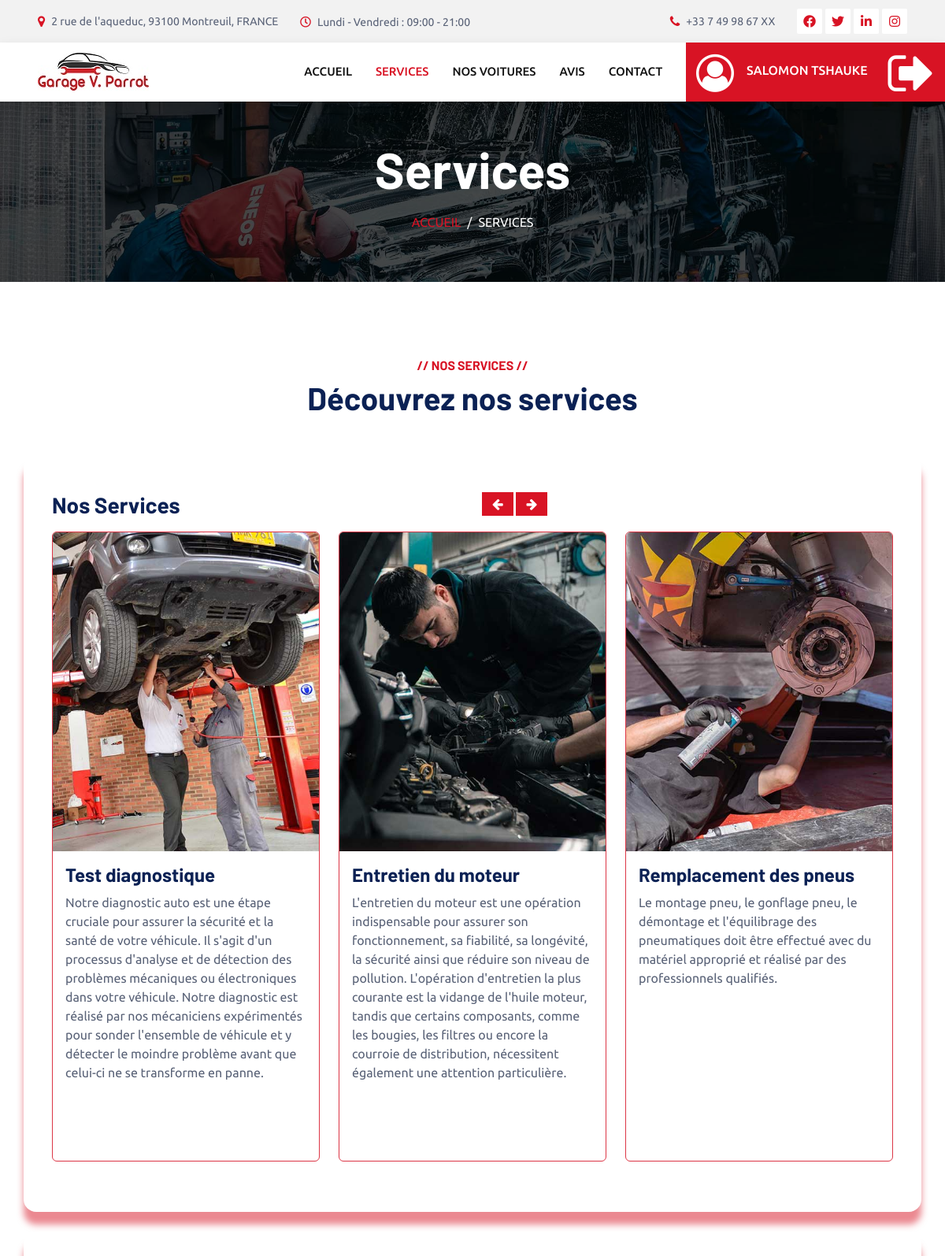
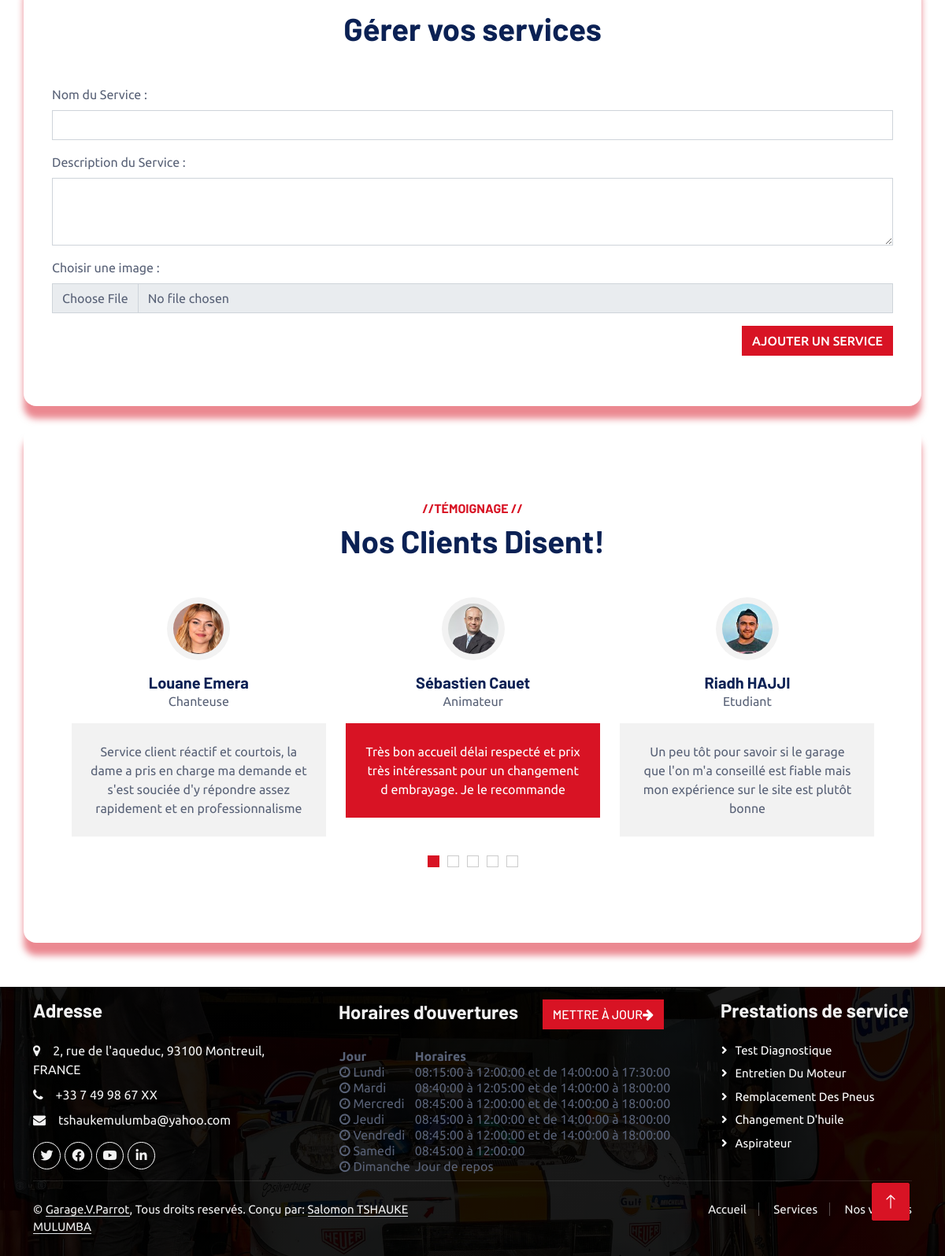
The app's page /pages/service.php (signed in) with its own data (2 pictures, top to bottom).
### tables this page shows
CREATE TABLE services (
  id_service int NOT NULL AUTO_INCREMENT,
  nom_service varchar(100) NOT NULL,
  description_service text,
  image_service varchar(100) DEFAULT NULL,
  PRIMARY KEY (id_service));

CREATE TABLE avis (
  id_avis int NOT NULL AUTO_INCREMENT,
  nom_avis varchar(100) NOT NULL,
  email_avis varchar(100) DEFAULT NULL,
  profession_avis varchar(45) DEFAULT NULL,
  message_avis text,
  note_avis int DEFAULT NULL,
  image_avis varchar(100) DEFAULT NULL,
  date_avis datetime DEFAULT NULL,
  valider_avis tinyint DEFAULT NULL,
  PRIMARY KEY (id_avis));

CREATE TABLE horairesgarage (
  horaire_id int NOT NULL AUTO_INCREMENT,
  jour_id int DEFAULT NULL,
  premiere_seance_ouverture time NOT NULL,
  premiere_seance_fermeture time NOT NULL,
  deuxieme_seance_ouverture time NOT NULL,
  deuxieme_seance_fermeture time NOT NULL,
  PRIMARY KEY (horaire_id),
  KEY jour_id (jour_id));

CREATE TABLE jourssemaine (
  jour_id int NOT NULL AUTO_INCREMENT,
  nom_jour varchar(20) NOT NULL,
  date_ferie date DEFAULT NULL,
  PRIMARY KEY (jour_id));

### pages/charger_service.php (called while the page is built, shortened)
<?php
require_once '../connexion/connexion.php';
	$statement=$pdo->prepare("select * from services");
	$statement->execute();
	$row = $statement->fetchAll(PDO::FETCH_ASSOC);
?>

### pages/service.php (the view, shortened to what this page needs)
<link href="https://stackpath.bootstrapcdn.com/bootstrap/5.0.0-alpha1/css/bootstrap.min.css" rel="stylesheet">
<?php
require_once '../pages-parametres/header.php';
?>
<div class="container-fluid page-header mb-5 p-0" style="background-image: url(img/carousel-bg-2.jpg);">
    <div class="container-fluid page-header-inner py-5">
        <div class="container text-center">
            <h1 class="display-3 text-white mb-3 animated slideInDown">Services</h1>
            <nav aria-label="breadcrumb">
                <ol class="breadcrumb justify-content-center text-uppercase">
                    <li class="breadcrumb-item"><a href="../index.php">Accueil</a></li>
                    <li class="breadcrumb-item text-white active" aria-current="page">Services</li>
                </ol>
            </nav>
        </div>
    </div>
</div>
<div class="container-xxl service py-5">
    <div class="container">
        <div class="text-center wow fadeInUp" data-wow-delay="0.1s">
            <h6 class="text-primary text-uppercase">// Nos Services //</h6>
            <h1 class="mb-5">Découvrez nos services</h1>
        </div>
        <div class="row g-4 wow fadeInUp ml-5" data-wow-delay="0.3s" style="justify-content: center;">
            <?php
            require_once 'charger_service.php';
            ?>
            <section class="pt-5 pb-5" style="border-radius: 1rem;box-shadow: 0px 1rem 0.5rem rgba(216, 19, 36, 0.5);">
                <div class="container">
                    <div class="row">
                        <div class="col-6">
                            <h3 class="mb-3">Nos Services </h3>
                        </div>
                        <div class="col-6 text-right">
                            <a class="btn btn-primary mb-3 mr-1" href="#nos_services" role="button" data-slide="prev">
                                <i class="fa fa-arrow-left"></i>
                            </a>
                            <a class="btn btn-primary mb-3 " href="#nos_services" role="button" data-slide="next">
                                <i class="fa fa-arrow-right"></i>
                            </a>
                        </div>
                        <div class="col-12">
                            <div id="nos_services" class="carousel slide" data-ride="carousel">
                                <div class="carousel-inner">
                                    <?php
                                    $rowCount = 0;
                                    foreach ($row as $service) {
                                        if ($rowCount % 3 == 0) {
                                            $activeClass = ($rowCount == 0) ? 'active' : '';
                                            echo '<div class="carousel-item ' . $activeClass . '"><div class="row">';
                                        }
                                    ?>
                                        <div class="col-md-4 mb-3">
                                            <div class="card border-danger" style="max-height: 800px;min-height: 800px; overflow: hidden;border-radius:6px;">
                                                <img class="img-fluid" alt="100%x280" src="../img/<?php echo $service['image_service']; ?>">
                                                <div class="card-body">
                                                    <h4 class="card-title"><?php echo $service['nom_service']; ?></h4>
                                                    <p class="card-text" style="overflow: hidden; text-overflow: ellipsis;"><?php echo $service['description_service']; ?></p>
                                                </div>
                                            </div>
                                        </div>
                                    <?php
                                        if ($rowCount % 3 == 2 || $rowCount == count($row) - 1) {
                                            echo '</div></div>';
                                        }
                                        $rowCount++;
                                    }
                                    ?>
                                </div>
                            </div>
                        </div>
                    </div>
            </section>
            <?php if (isset($_SESSION['roleUtilisateur']) && $_SESSION['roleUtilisateur'] == 'Admin') { ?>
                <section class="pt-5 pb-5" style="border-radius: 1rem;box-shadow: 0px 1rem 0.5rem rgba(216, 19, 36, 0.5);">
                    <div class="container mt-n1">
                        <div class="text-center wow fadeInUp" data-wow-delay="0.1s">
                            <h1 class="mb-5">Gérer vos services</h1>
                        </div>
                        <form action="generer_service.php" method="post" enctype="multipart/form-data">
                            <div class="mb-3">
                                <label for="nomService" class="form-label">Nom du Service :</label>
                                <input type="text" class="form-control" id="nomService" name="nomService" required>
                            </div>
                            <div class="mb-3">
                                <label for="descriptionService" class="form-label">Description du Service :</label>
                                <textarea class="form-control" id="descriptionService" name="descriptionService" rows="3" required></textarea>
                            </div>
                            <div class="mb-3">
                                <label for="imageService" class="form-label">Choisir une image :</label>
                                <input type="file" class="form-control" id="imageService" name="imageService" accept="image/*" required>
                            </div>
                            <div class="d-flex justify-content-end">
                                <button type="submit" class="btn btn-primary">Ajouter un service</button>
                            </div>
                        </form>
                    </div>
                </section>
            <?php
            }
            ?>
            <section class="pt-5 pb-5" style="border-radius: 1rem;box-shadow: 0px 1rem 0.5rem rgba(216, 19, 36, 0.5);">
                <div class="container-xxl py-5 wow fadeInUp" data-wow-delay="0.1s">
                    <div class="container">
                        <div class="text-center">
                            <h6 class="text-primary text-uppercase">//TÉMOIGNAGE //</h6>
                            <h1 class="mb-5">Nos Clients Disent!</h1>
                        </div>
                        <div class="owl-carousel testimonial-carousel position-relative">
                            <?php
                            $statement_avis = $pdo->prepare("select * from avis where valider_avis=1");
                            $statement_avis->execute();
                            $row_avis = $statement_avis->fetchAll(PDO::FETCH_ASSOC);
                            foreach ($row_avis as $avis) {
                            ?>
                                <div class="testimonial-item text-center">
                                    <img class="bg-light rounded-circle p-2 mx-auto mb-3" src="../img/<?php echo $avis['image_avis']; ?>" style="width: 80px; height: 80px;">
                                    <h5 class="mb-0"><?php echo $avis['nom_avis']; ?></h5>
                                    <p><?php echo $avis['profession_avis']; ?></p>
                                    <div class="testimonial-text bg-light text-center p-4">
                                        <p class="mb-0"><?php echo $avis['message_avis']; ?></p>
                                    </div>
                                </div>
                            <?php
                            }
                            ?>
                        </div>
                    </div>
                </div>
        </div>
    </div>
</div>
<?php
require_once '../pages-parametres/footer.php';
?>

### pages-parametres/footer.php (shortened to what this page needs)
<?php
require_once '../connexion/connexion.php';
?>
<div class="container-fluid bg-dark text-light footer pt-2 mt-2 wow fadeIn" data-wow-delay="0.1s">
  <div class="container py-2">
    <div class="row g-5">
      <div class="col-lg-4 col-md-6">
        <h4 class="text-light mb-4">Adresse</h4>
        <p class="mb-2"><i class="fa fa-map-marker me-3"></i>2, rue de l'aqueduc, 93100 Montreuil, FRANCE</p>
        <p class="mb-2"><i class="fa fa-phone me-3"></i>+33 7 49 98 67 XX</p>
        <p class="mb-2"><i class="fa fa-envelope me-3"></i>tshaukemulumba@yahoo.com</p>
        <div class="d-flex pt-2">
          <a class="btn btn-outline-light btn-social" href=""><i class="fab fa-twitter"></i></a>
          <a class="btn btn-outline-light btn-social" href=""><i class="fab fa-facebook-f"></i></a>
          <a class="btn btn-outline-light btn-social" href=""><i class="fab fa-youtube"></i></a>
          <a class="btn btn-outline-light btn-social" href=""><i class="fab fa-linkedin-in"></i></a>
        </div>
      </div>
      <div class="col-lg-5 col-md-6">
        <h4 class="text-light mb-4">Horaires d'ouvertures
           <?php if (isset($_SESSION['roleUtilisateur']) && $_SESSION['roleUtilisateur'] == 'Admin') { ?>
        <a class="btn btn-primary mb-0 ml-4" href="#" role="button"
            data-slide="next" data-bs-toggle="modal" data-bs-target="#afficherHoraire" data-id="afficherHoraire"
            style="margin-left:26px;">
            Mettre à jour<i class="fa fa-arrow-right"></i>
          </a>
        <?php
        }
        ?>
        </h4>
        <?php
        $sql_horaires = "SELECT * FROM horairesgarage INNER JOIN jourssemaine ON horairesgarage.jour_id = jourssemaine.jour_id";
        $result_horaires = $pdo->prepare($sql_horaires);
        $result_horaires->execute();
        $rowCount = $result_horaires->rowCount();
        if ($rowCount > 0) {
          echo '<table width="100%">
                <thead>
                    <tr>
                        <th>Jour</th>
                        <th>Horaires</th>
                    </tr>
                </thead>
                <tbody>';
          while ($row = $result_horaires->fetch(PDO::FETCH_ASSOC)) {
            echo '<tr style="height: 1em;">
        <td style="padding: -2px;"><i class="fa fa-clock"></i>'."  " . $row["nom_jour"] . '</td>
        <td style="padding: -2px;">' . formatHoraires($row) . '</td>
              </tr>';
          }
          echo '</tbody>
          </table>';
        } else {
          echo "Aucun résultat trouvé";
        }
        function formatHoraires($row)
        {
          $morning_open = $row["premiere_seance_ouverture"];
          $morning_close = $row["premiere_seance_fermeture"];
          $afternoon_open = $row["deuxieme_seance_ouverture"];
          $afternoon_close = $row["deuxieme_seance_fermeture"];
          $formatted_horaires = '';
          if ($row["nom_jour"] == "Dimanche") {
            $formatted_horaires = 'Jour de repos';
          } else {
            $formatted_horaires .= $morning_open . ' à ' . $morning_close;
            if ($row["nom_jour"] == "Samedi") {
            } else {
              $formatted_horaires .= ' et de ' . $afternoon_open . ' à ' . $afternoon_close;
            }
          }
          return $formatted_horaires;
        }
        ?>
      </div>
      <div class="col-lg-3 col-md-6">
        <h4 class="text-light mb-4">Prestations de service</h4>
        <a class="btn btn-link" href="">Test diagnostique </a>
        <a class="btn btn-link" href="">Entretien du moteur </a>
        <a class="btn btn-link" href="">Remplacement des pneus</a>
        <a class="btn btn-link" href="">Changement d'huile</a>
        <a class="btn btn-link" href="">Aspirateur</a>
      </div>
    </div>
  </div>
  <div class="container">
    <div class="copyright">
      <div class="row">
        <div class="col-md-6 text-center text-md-start mb-3 mb-md-0">
          &copy; <a class="border-bottom" href="#">Garage.V.Parrot</a>, Tous droits reservés.
          Conçu par:  <a class="border-bottom" href="">Salomon TSHAUKE MULUMBA</a>
        </div>
        <div class="col-md-6 text-center text-md-end">
          <div class="footer-menu">
            <a href="../index.php">Accueil</a>
            <a href="../pages/service.php">Services</a>
            <a href="../pages/voitures.php">Nos voitures</a>
          </div>
        </div>
      </div>
    </div>
  </div>
</div>
<a href="#" class="btn btn-lg btn-primary btn-lg-square back-to-top"><i class="bi bi-arrow-up"></i></a>
</body>
</html>

### css/style.css (style rules this page uses)
:root { --primary: #D81324; --secondary: #0B2154; --light: #F2F2F2; --dark: #111111; }
.back-to-top { position: fixed; display: none; right: 45px; bottom: 45px; z-index: 99; }
.btn { font-weight: 500; text-transform: uppercase; transition: .5s; }
.btn.btn-primary, .btn.btn-secondary { color: #FFFFFF; }
.btn-lg-square { width: 48px; height: 48px; }
.btn-square, .btn-sm-square, .btn-lg-square { padding: 0; display: flex; align-items: center; justify-content: center; font-weight: normal; border-radius: 2px; }
.page-header { background-position: center center; background-repeat: no-repeat; background-size: cover; }
.page-header-inner { background: rgba(0, 0, 0, .7); }
.breadcrumb-item + .breadcrumb-item::before { color: var(--light); }
.testimonial-carousel .owl-item .testimonial-text, .testimonial-carousel .owl-item.center .testimonial-text * { transition: .5s; }
.testimonial-carousel .owl-item.center .testimonial-text { background: var(--primary) !important; }
.testimonial-carousel .owl-item.center .testimonial-text * { color: #FFFFFF !important; }
.footer { background: linear-gradient(rgba(0, 0, 0, .9), rgba(0, 0, 0, .9)), url(../img/carousel-bg-1.jpg) center center no-repeat; background-size: cover; }
.footer .btn.btn-social { margin-right: 5px; width: 35px; height: 35px; display: flex; align-items: center; justify-content: center; color: var(--light); border: 1px solid #FFFFFF; border-radius: 35px; transition: .3s; }
.footer .btn.btn-link { display: block; margin-bottom: 5px; padding: 0; text-align: left; color: #FFFFFF; font-size: 15px; font-weight: normal; text-transform: capitalize; transition: .3s; }
.footer .btn.btn-link::before { position: relative; content: "\f105"; font-family: "Font Awesome 5 Free"; font-weight: 900; margin-right: 10px; }
.footer .copyright { padding: 25px 0; font-size: 15px; border-top: 1px solid rgba(256, 256, 256, .1); }
.footer .copyright a { color: var(--light); }
.footer .footer-menu a { margin-right: 15px; padding-right: 15px; border-right: 1px solid rgba(255, 255, 255, .3); }
.footer .footer-menu a:last-child { margin-right: 0; padding-right: 0; border-right: none; }

### pages/service.php (style rules this page uses)
.breadcrumb { background-color: transparent; }

### records on screen
services: image_service (picture), nom_service "Test diagnostique", description_service "Notre diagnostic auto est une étape cruciale pour assurer la sécurité et la santé de votre véhicule. Il s'agit d'un processus d'analyse et de détection des problèmes mécaniques ou électroniques dans votre véhicule. Notre diagnostic est réalisé par nos mécaniciens expérimentés pour sonder l'ensemble de véhicule et y détecter le moindre problème avant que celui-ci ne se transforme en panne."
services: image_service (picture), nom_service "Entretien du moteur", description_service "L'entretien du moteur est une opération indispensable pour assurer son fonctionnement, sa fiabilité, sa longévité, la sécurité ainsi que réduire son niveau de pollution. L'opération d'entretien la plus courante est la vidange de l'huile moteur, tandis que certains composants, comme les bougies, les filtres ou encore la courroie de distribution, nécessitent également une attention particulière."
services: image_service (picture), nom_service "Remplacement des pneus", description_service "Le montage pneu, le gonflage pneu, le démontage et l'équilibrage des pneumatiques doit être effectué avec du matériel approprié et réalisé par des professionnels qualifiés."
avis: image_avis (picture), nom_avis "Sébastien Cauet", profession_avis "Animateur", message_avis "Très bon accueil délai respecté et prix très intéressant pour un changement d embrayage. Je le recommande"
avis: image_avis (picture), nom_avis "Riadh HAJJI", profession_avis "Etudiant", message_avis "Un peu tôt pour savoir si le garage que l'on m'a conseillé est fiable mais mon expérience sur le site est plutôt bonne"
avis: image_avis (picture), nom_avis "Louane Emera", profession_avis "Chanteuse", message_avis "Service client réactif et courtois, la dame a pris en charge ma demande et s'est souciée d'y répondre assez rapidement et en professionnalisme"
horairesgarage: jour.nom_jour "Lundi", formatHoraires($row) "08:15:00 à 12:00:00 et de 14:00:00 à 17:30:00"
horairesgarage: jour.nom_jour "Mardi", formatHoraires($row) "08:40:00 à 12:05:00 et de 14:00:00 à 18:00:00"
horairesgarage: jour.nom_jour "Mercredi", formatHoraires($row) "08:45:00 à 12:00:00 et de 14:00:00 à 18:00:00"
horairesgarage: jour.nom_jour "Jeudi", formatHoraires($row) "08:45:00 à 12:00:00 et de 14:00:00 à 18:00:00"
horairesgarage: jour.nom_jour "Vendredi", formatHoraires($row) "08:45:00 à 12:00:00 et de 14:00:00 à 18:00:00"
horairesgarage: jour.nom_jour "Samedi", formatHoraires($row) "08:45:00 à 12:00:00"
horairesgarage: jour.nom_jour "Dimanche", jour.nom_jour "Jour de repos"

### other values on screen
$_SESSION['nomUtilisateur'] "SALOMON TSHAUKE"
